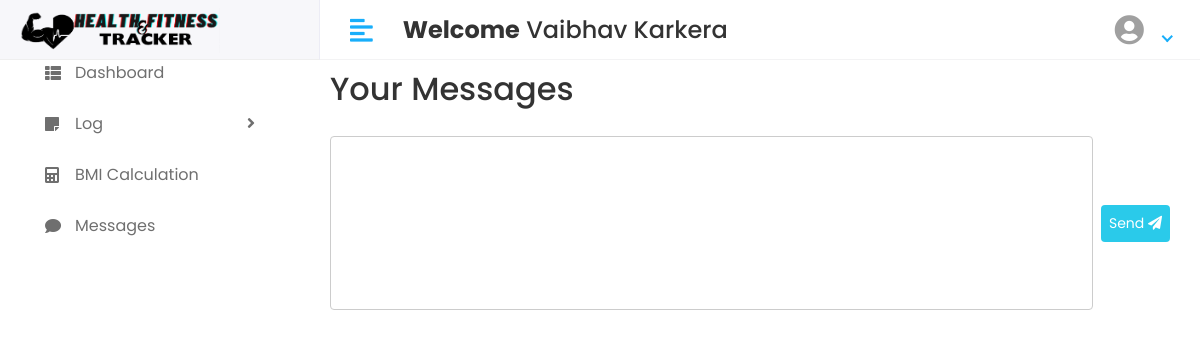
Before: /User/messages/ (signed in) with the older database file.
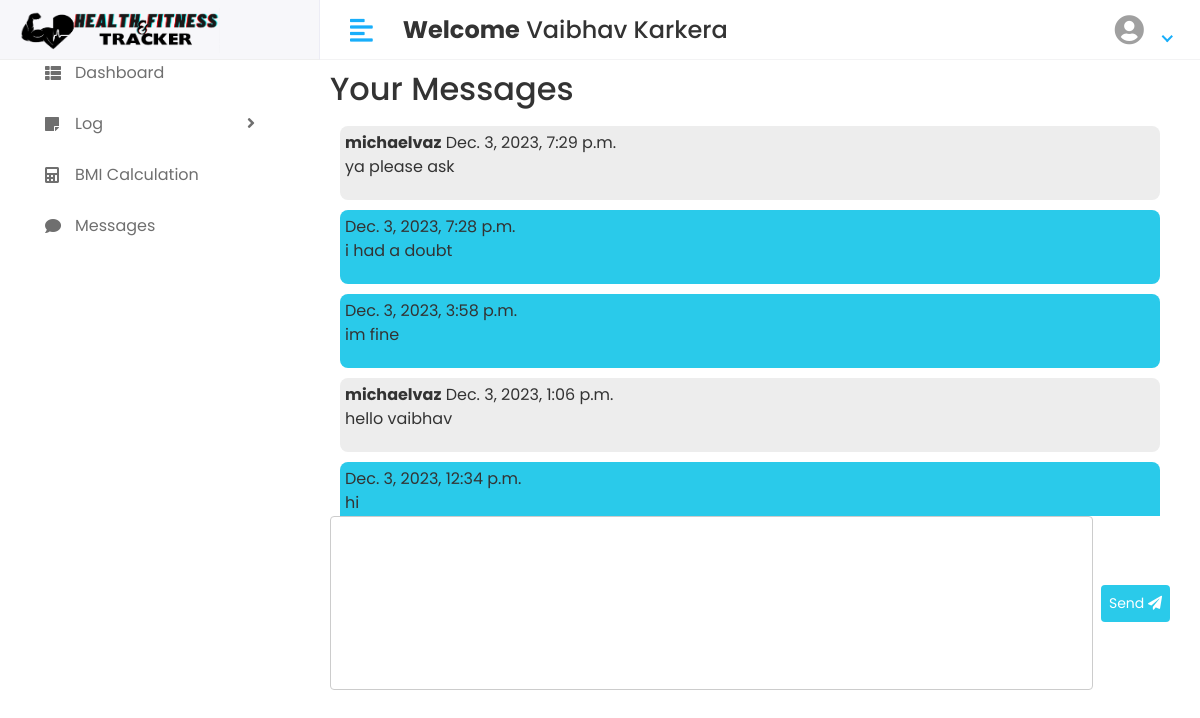
After: the same page with the newer database file.
### app/models.py (models this page shows, shortened)
class CustomUser(AbstractUser):
    USER = (
        ('1', 'USER'),
        ('2', 'TRAINER'),
        ('3', 'ADMIN')
    )
    user_type = models.CharField(choices=USER, max_length=50, default=1)
    selected_trainer = models.ForeignKey(
        'self',
        on_delete=models.SET_NULL,
        null=True,
        blank=True,
        related_name='clients',  # This is the reverse relation name
        default=None,
        limit_choices_to={'user_type': '1'}
    )

class Message(models.Model):
    sender = models.ForeignKey(CustomUser, related_name='sent_messages', on_delete=models.CASCADE)
    receiver = models.ForeignKey(CustomUser, related_name='received_messages', on_delete=models.CASCADE)
    content = models.TextField()
    timestamp = models.DateTimeField(auto_now_add=True)

### health_and_fitness_tracker/user_views.py (the view)
# urls.py: path('User/messages/', user_views.user_messages, name='user_messages'),
def user_messages(request):
    messages = Message.objects.filter(Q(sender=request.user) | Q(receiver=request.user)).order_by('-timestamp')
    if request.method == 'POST':
        form = MessageForm(request.POST)
        if form.is_valid():
            content = form.cleaned_data['content']
            receiver_user = request.user.selected_trainer
            Message.objects.create(sender=request.user, receiver=receiver_user, content=content)
            return redirect('user_messages')
    else:
        form = MessageForm()
    context = {
        'messages': messages,
        'form': form,
    }
    return render(request, 'User/msg.html', context)

### app/forms.py
class MessageForm(forms.ModelForm):
    class Meta:
        model = Message
        fields = ['content']  # Include the receiver field

### template/User/msg.html (shortened to what this page needs)
{% extends 'base.html' %}
{% block content %}
<h2>Your Messages</h2>
<div class="chat-container">
    <ul class="messages">
        {% for message in messages %}
            <li class="{% if message.sender == user %}sent{% else %}received{% endif %}">
                {% if message.sender != user %}
                    <strong>{{ message.sender.username }}</strong>
                {% endif %}
                <span>{{ message.timestamp }}</span>
                <p>{{ message.content }}</p>
            </li>
        {% endfor %}
    </ul>
</div>
<form method="post" action="" class="message-form">
    {{ form.content }}
    <button type="submit" class="send-button">Send <i class="fa fa-paper-plane"></i></button>
</form>
{% endblock %}

### template/base.html (shortened to what this page needs)
<!DOCTYPE html>
<html lang="en">
{% load static %}
   <head>
      <link rel="stylesheet" href="{% static 'assets/plugins/bootstrap/css/bootstrap.min.css' %}">
      <link rel="stylesheet" href="{% static 'assets/plugins/fontawesome/css/fontawesome.min.css' %}">
      <link rel="stylesheet" href="{% static 'assets/plugins/fontawesome/css/all.min.css' %}">
      <link rel="stylesheet" href="{% static 'assets/css/style.css' %}">
   </head>
   <body>
   <div class="main-wrapper">
      {% include 'includes/header.html' %}
      <div class="container-fluid">
         <div class="row">
            <div class="col-md-3">
               {% include 'includes/sidebar.html' %}
            </div>
            <div class="col-md-9" style="margin-top: 70px;">
               <div class="content container-fluid">
                  {% block content %}
                  {% endblock %}
               </div>
            </div>
         </div>
      </div>
   </div>
   </body>
</html>

### template/includes/header.html (shortened to what this page needs)
{% load static %}
<div class="header">
            <div class="header-left">
               <a href="#" class="logo">
               <img src="{% static 'assets/img/logofinal.png' %}" alt="Logo" width="200" height="45">
               </a>
            </div>
            <a href="javascript:void(0);" id="toggle_btn">
            <i class="fas fa-align-left"></i>
            </a>
            <div class="top-nav-search mt-3">
               <h4><strong>Welcome</strong>&nbsp;<span>{{user.first_name}} {{ user.last_name }}</span>&nbsp;</h4>
            </div>
            <ul class="nav user-menu">
               <li class="nav-item dropdown has-arrow">
                  <a href="#" class="dropdown-toggle nav-link" data-toggle="dropdown">
                  <span class="user-img" ><i class="fa fa-user-circle" style="font-size:30px;padding:15px 8px 0 0;"></i></span>
                  </a>
               </li>
            </ul>
         </div>

### template/includes/sidebar.html (shortened to what this page needs)
{% load static %}
            <div class="sidebar" id="sidebar">
                <div class="sidebar-inner slimscroll">
                    <div id="sidebar-menu" class="sidebar-menu">
                        <ul>
                            <li class="menu-title">
                                <span>Main Menu</span>
                            </li>
                            <li>
                                <a href="{% url 'dashboard' %}"><i class="fa fa-th-list"></i> <span>Dashboard</span></a>
                            </li>
                            <li class="submenu">
                                <a href="#"><i class="fa fa-sticky-note"></i> <span> Log</span> <span
                                        class="menu-arrow"></span></a>
                            </li>
                            <li>
                                <a href="{% url 'bmi_log' %}"><i class="fa fa-calculator"></i> <span>BMI Calculation</span></a>
                            </li>
                            <li>
                                <a href="{% url 'user_messages' %}"><i class="fas fa-comment"></i> <span>Messages</span></a>
                            </li>
                        </ul>
                    </div>
                </div>
            </div>

### static/assets/css/style.css (style rules this page uses)
html { height: 100%; }
body { background-color: #fff; color: #333; font-family: 'Poppins', sans-serif; font-size: 1rem; height: 100%; line-height: 1.5; overflow-x: hidden; }
h1, h2, h3, h4, h5, h6 { font-family: 'Poppins', sans-serif; margin-top: 0; }
a { color: #009ce7; }
input, button, a { transition: all 0.4s ease; -moz-transition: all 0.4s ease; -o-transition: all 0.4s ease; -ms-transition: all 0.4s ease; -webkit-transition: all 0.4s ease; }
input, input:focus, button, button:focus { outline: none; }
ul, ol { padding: 0px; list-style: none; }
.header { background-color: #fff; border-bottom: 1px solid #f3f3f4; left: 0; position: fixed; right: 0; top: 0; z-index: 1001; height: 60px; }
.header .header-left { float: left; height: 60px; padding: 0 20px; position: relative; width: 320px; z-index: 1; transition: all 0.2s ease-in-out; background-color: #f7f7fa; border-bottom: 1px solid #efefef; border-right: 1px solid #ececf5; display: flex; align-items: center; }
.header .header-left .logo { display: inline-block; line-height: 60px; width: 200px; }
.header .header-left .logo img { max-height: 100px; }
.header .dropdown-toggle:after { display: none; }
.header .has-arrow .dropdown-toggle:after { border-top: 0; border-left: 0; border-bottom: 2px solid #18aefa; border-right: 2px solid #18aefa; content: ''; height: 8px; display: inline-block; pointer-events: none; -webkit-transform-origin: 66% 66%; -ms-transform-origin: 66% 66%; transform-origin: 66% 66%; -webkit-transform: rotate(45deg); -ms-transform: rotate(45deg); transform: rotate(45deg); -webkit-transition: all 0.15s ease-in-out; transition: all 0.15s ease-in-out; width: 8px; vertical-align: 0px; }
.user-menu { float: right; margin: 0; position: relative; z-index: 99; padding-right: 15px; }
.user-menu.nav > li > a { color: #a0a0a0; font-size: 14px; line-height: 58px; padding: 0 15px; height: 60px; }
.user-img { margin-right: 3px; position: relative; }
.menu-title { color: #a3a3a3; display: block; font-size: 14px; margin-bottom: 5px; padding: 0 25px; }
.top-nav-search { float: left; margin-left: 15px; }
.sidebar-inner { height: 100%; min-height: 100%; transition: all 0.2s ease-in-out 0s; }
.sidebar-menu { padding: 15px; }
.sidebar-menu ul { font-size: 15px; list-style-type: none; margin: 0; padding: 0; position: relative; }
.sidebar-menu li a { color: #6f6f6f; display: block; font-size: 16px; height: auto; padding: 0 20px; }
.menu-title { color: #9e9e9e; display: flex; font-size: 14px; opacity: 1; padding: 5px 15px; white-space: nowrap; }
.sidebar .sidebar-menu > ul > li > a span { transition: all 0.2s ease-in-out 0s; display: inline-block; margin-left: 10px; white-space: nowrap; }
.sidebar-menu > ul > li { margin-bottom: 3px; position: relative; }
.sidebar-menu > ul > li:last-child { margin-bottom: 0; }
.sidebar-menu .menu-arrow { -webkit-transition: -webkit-transform 0.15s; -o-transition: -o-transform 0.15s; transition: transform .15s; position: absolute; right: 15px; display: inline-block; font-family: "Font Awesome 5 Free"; font-weight: 900; text-rendering: auto; line-height: 40px; font-size: 16px; -webkit-font-smoothing: antialiased; -moz-osx-font-smoothing: grayscale; -webkit-transform: translate(0, 0); -ms-transform: translate(0, 0); -o-transform: translate(0, 0); transform: translate(0, 0); line-height: 18px; top: 14px; }
.sidebar-menu .menu-arrow:before { content: "\f105"; }
.sidebar-menu > ul > li > a { align-items: center; display: flex; justify-content: flex-start; padding: 12px 15px; position: relative; transition: all 0.2s ease-in-out 0s; }
.sidebar-menu ul li a i { display: inline-block; font-size: 16px; line-height: 24px; text-align: left; vertical-align: middle; width: 20px; transition: all 0.2s ease-in-out 0s; }
.main-wrapper { width: 100%; height: 100vh; min-height: 100vh; }
@media (min-width: 992px) { #toggle_btn { align-items: center; color: #18aefa; display: inline-flex; float: left; font-size: 26px; height: 60px; justify-content: center; margin-left: 15px; padding: 0 15px; } }

Changed rows visible on the page:
added Message: sender.username "michaelvaz", timestamp "Dec. 3, 2023, 7:29 p.m.", content "ya please ask"
added Message: timestamp "Dec. 3, 2023, 7:28 p.m.", content "i had a doubt"
added Message: timestamp "Dec. 3, 2023, 3:58 p.m.", content "im fine"
added Message: sender.username "michaelvaz", timestamp "Dec. 3, 2023, 1:06 p.m.", content "hello vaibhav"
added Message: timestamp "Dec. 3, 2023, 12:34 p.m.", content "hi"
